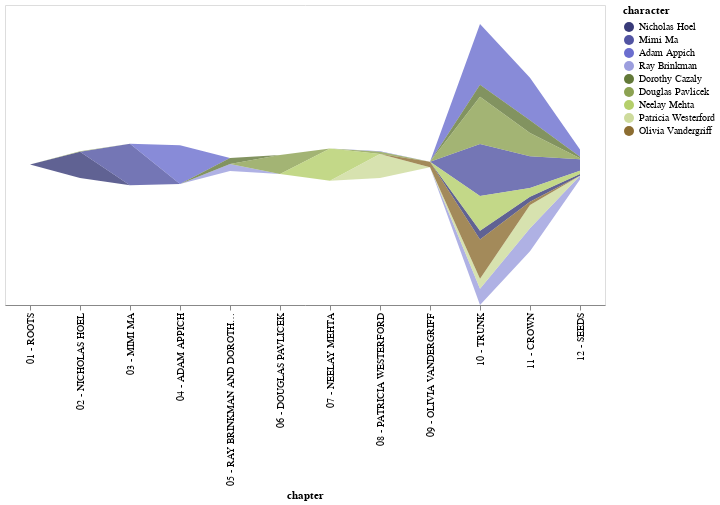

Here is the notebook cell this chart was saved with:
### Code cell
chart = alt.Chart(data).mark_area(fillOpacity=0.8).encode(
    alt.X('chapter'),
    alt.Y('count', stack='center', axis=None),
    alt.Color(
        'character',
        scale=alt.Scale(scheme='category20b'),
        sort=charcters
    ),
    tooltip=['character', 'chapter', 'count'],
).properties(height=300, width=600).interactive()

display(Markdown('## Characters references across chapters'))
display(chart)

### Figure 1 — Vega-Lite specification as saved in the notebook (floating-point values rounded to 4 significant figures)
{"$schema": "https://vega.github.io/schema/vega-lite/v3.3.0.json", "config": {"mark": {"tooltip": null}, "view": {"height": 300, "width": 400}}, "data": {"name": "data-a9307deaa8834eeec01d986a0785e769"}, "datasets": {"data-a9307deaa8834eeec01d986a0785e769": [{"chapter": "01 - ROOTS", "character": "Nicholas Hoel", "count": 0}, {"chapter": "01 - ROOTS", "character": "Mimi Ma", "count": 0}, {"chapter": "01 - ROOTS", "character": "Adam Appich", "count": 0}, {"chapter": "01 - ROOTS", "character": "Ray Brinkman", "count": 0}, {"chapter": "01 - ROOTS", "character": "Dorothy Cazaly", "count": 0}, {"chapter": "01 - ROOTS", "character": "Douglas Pavlicek", "count": 0}, {"chapter": "01 - ROOTS", "character": "Neelay Mehta", "count": 0}, {"chapter": "01 - ROOTS", "character": "Patricia Westerford", "count": 0}, {"chapter": "01 - ROOTS", "character": "Olivia Vandergriff", "count": 0}, {"chapter": "02 - NICHOLAS HOEL", "character": "Nicholas Hoel", "count": 48}, {"chapter": "02 - NICHOLAS HOEL", "character": "Mimi Ma", "count": 0}, {"chapter": "02 - NICHOLAS HOEL", "character": "Adam Appich", "count": 0}, {"chapter": "02 - NICHOLAS HOEL", "character": "Ray Brinkman", "count": 0}, {"chapter": "02 - NICHOLAS HOEL", "character": "Dorothy Cazaly", "count": 0}, {"chapter": "02 - NICHOLAS HOEL", "character": "Douglas Pavlicek", "count": 1}, {"chapter": "02 - NICHOLAS HOEL", "character": "Neelay Mehta", "count": 0}, {"chapter": "02 - NICHOLAS HOEL", "character": "Patricia Westerford", "count": 0}, {"chapter": "02 - NICHOLAS HOEL", "character": "Olivia Vandergriff", "count": 0}, {"chapter": "03 - MIMI MA", "character": "Nicholas Hoel", "count": 0}, {"chapter": "03 - MIMI MA", "character": "Mimi Ma", "count": 76}, {"chapter": "03 - MIMI MA", "character": "Adam Appich", "count": 0}, {"chapter": "03 - MIMI MA", "character": "Ray Brinkman", "count": 0}, {"chapter": "03 - MIMI MA", "character": "Dorothy Cazaly", "count": 0}, {"chapter": "03 - MIMI MA", "character": "Douglas Pavlicek", "count": 0}, {"chapter": "03 - MIMI MA", "character": "Neelay Mehta", "count": 0}, {"chapter": "03 - MIMI MA", "character": "Patricia Westerford", "count": 0}, {"chapter": "03 - MIMI MA", "character": "Olivia Vandergriff", "count": 0}, {"chapter": "04 - ADAM APPICH", "character": "Nicholas Hoel", "count": 0}, {"chapter": "04 - ADAM APPICH", "character": "Mimi Ma", "count": 0}, {"chapter": "04 - ADAM APPICH", "character": "Adam Appich", "count": 71}, {"chapter": "04 - ADAM APPICH", "character": "Ray Brinkman", "count": 0}, {"chapter": "04 - ADAM APPICH", "character": "Dorothy Cazaly", "count": 0}, {"chapter": "04 - ADAM APPICH", "character": "Douglas Pavlicek", "count": 0}, {"chapter": "04 - ADAM APPICH", "character": "Neelay Mehta", "count": 0}, {"chapter": "04 - ADAM APPICH", "character": "Patricia Westerford", "count": 0}, {"chapter": "04 - ADAM APPICH", "character": "Olivia Vandergriff", "count": 0}, {"chapter": "05 - RAY BRINKMAN AND DOROTHY CAZALY", "character": "Nicholas Hoel", "count": 0}, {"chapter": "05 - RAY BRINKMAN AND DOROTHY CAZALY", "character": "Mimi Ma", "count": 0}, {"chapter": "05 - RAY BRINKMAN AND DOROTHY CAZALY", "character": "Adam Appich", "count": 0}, {"chapter": "05 - RAY BRINKMAN AND DOROTHY CAZALY", "character": "Ray Brinkman", "count": 13}, {"chapter": "05 - RAY BRINKMAN AND DOROTHY CAZALY", "character": "Dorothy Cazaly", "count": 11}, {"chapter": "05 - RAY BRINKMAN AND DOROTHY CAZALY", "character": "Douglas Pavlicek", "count": 0}, {"chapter": "05 - RAY BRINKMAN AND DOROTHY CAZALY", "character": "Neelay Mehta", "count": 0}, {"chapter": "05 - RAY BRINKMAN AND DOROTHY CAZALY", "character": "Patricia Westerford", "count": 0}, {"chapter": "05 - RAY BRINKMAN AND DOROTHY CAZALY", "character": "Olivia Vandergriff", "count": 0}, {"chapter": "06 - DOUGLAS PAVLICEK", "character": "Nicholas Hoel", "count": 0}, {"chapter": "06 - DOUGLAS PAVLICEK", "character": "Mimi Ma", "count": 0}, {"chapter": "06 - DOUGLAS PAVLICEK", "character": "Adam Appich", "count": 0}, {"chapter": "06 - DOUGLAS PAVLICEK", "character": "Ray Brinkman", "count": 0}, {"chapter": "06 - DOUGLAS PAVLICEK", "character": "Dorothy Cazaly", "count": 0}, {"chapter": "06 - DOUGLAS PAVLICEK", "character": "Douglas Pavlicek", "count": 35}, {"chapter": "06 - DOUGLAS PAVLICEK", "character": "Neelay Mehta", "count": 0}, {"chapter": "06 - DOUGLAS PAVLICEK", "character": "Patricia Westerford", "count": 0}, {"chapter": "06 - DOUGLAS PAVLICEK", "character": "Olivia Vandergriff", "count": 0}, {"chapter": "07 - NEELAY MEHTA", "character": "Nicholas Hoel", "count": 0}, {"chapter": "07 - NEELAY MEHTA", "character": "Mimi Ma", "count": 0}, {"chapter": "07 - NEELAY MEHTA", "character": "Adam Appich", "count": 0}, {"chapter": "07 - NEELAY MEHTA", "character": "Ray Brinkman", "count": 0}, {"chapter": "07 - NEELAY MEHTA", "character": "Dorothy Cazaly", "count": 0}, {"chapter": "07 - NEELAY MEHTA", "character": "Douglas Pavlicek", "count": 0}, {"chapter": "07 - NEELAY MEHTA", "character": "Neelay Mehta", "count": 59}, {"chapter": "07 - NEELAY MEHTA", "character": "Patricia Westerford", "count": 0}, {"chapter": "07 - NEELAY MEHTA", "character": "Olivia Vandergriff", "count": 0}, {"chapter": "08 - PATRICIA WESTERFORD", "character": "Nicholas Hoel", "count": 0}, {"chapter": "08 - PATRICIA WESTERFORD", "character": "Mimi Ma", "count": 0}, {"chapter": "08 - PATRICIA WESTERFORD", "character": "Adam Appich", "count": 1}, {"chapter": "08 - PATRICIA WESTERFORD", "character": "Ray Brinkman", "count": 0}, {"chapter": "08 - PATRICIA WESTERFORD", "character": "Dorothy Cazaly", "count": 0}, {"chapter": "08 - PATRICIA WESTERFORD", "character": "Douglas Pavlicek", "count": 4}, {"chapter": "08 - PATRICIA WESTERFORD", "character": "Neelay Mehta", "count": 0}, {"chapter": "08 - PATRICIA WESTERFORD", "character": "Patricia Westerford", "count": 44}, {"chapter": "08 - PATRICIA WESTERFORD", "character": "Olivia Vandergriff", "count": 0}, {"chapter": "09 - OLIVIA VANDERGRIFF", "character": "Nicholas Hoel", "count": 0}, {"chapter": "09 - OLIVIA VANDERGRIFF", "character": "Mimi Ma", "count": 0}, {"chapter": "09 - OLIVIA VANDERGRIFF", "character": "Adam Appich", "count": 0}, {"chapter": "09 - OLIVIA VANDERGRIFF", "character": "Ray Brinkman", "count": 0}, {"chapter": "09 - OLIVIA VANDERGRIFF", "character": "Dorothy Cazaly", "count": 0}, {"chapter": "09 - OLIVIA VANDERGRIFF", "character": "Douglas Pavlicek", "count": 0}, {"chapter": "09 - OLIVIA VANDERGRIFF", "character": "Neelay Mehta", "count": 0}, {"chapter": "09 - OLIVIA VANDERGRIFF", "character": "Patricia Westerford", "count": 0}, {"chapter": "09 - OLIVIA VANDERGRIFF", "character": "Olivia Vandergriff", "count": 10}, {"chapter": "10 - TRUNK", "character": "Nicholas Hoel", "count": 16}, {"chapter": "10 - TRUNK", "character": "Mimi Ma", "count": 95}, {"chapter": "10 - TRUNK", "character": "Adam Appich", "count": 111}, {"chapter": "10 - TRUNK", "character": "Ray Brinkman", "count": 30}, {"chapter": "10 - TRUNK", "character": "Dorothy Cazaly", "count": 22}, {"chapter": "10 - TRUNK", "character": "Douglas Pavlicek", "count": 87}, {"chapter": "10 - TRUNK", "character": "Neelay Mehta", "count": 64}, {"chapter": "10 - TRUNK", "character": "Patricia Westerford", "count": 18}, {"chapter": "10 - TRUNK", "character": "Olivia Vandergriff", "count": 72}, {"chapter": "11 - CROWN", "character": "Nicholas Hoel", "count": 9}, {"chapter": "11 - CROWN", "character": "Mimi Ma", "count": 58}, {"chapter": "11 - CROWN", "character": "Adam Appich", "count": 78}, {"chapter": "11 - CROWN", "character": "Ray Brinkman", "count": 42}, {"chapter": "11 - CROWN", "character": "Dorothy Cazaly", "count": 23}, {"chapter": "11 - CROWN", "character": "Douglas Pavlicek", "count": 43}, {"chapter": "11 - CROWN", "character": "Neelay Mehta", "count": 16}, {"chapter": "11 - CROWN", "character": "Patricia Westerford", "count": 43}, {"chapter": "11 - CROWN", "character": "Olivia Vandergriff", "count": 6}, {"chapter": "12 - SEEDS", "character": "Nicholas Hoel", "count": 3}, {"chapter": "12 - SEEDS", "character": "Mimi Ma", "count": 21}, {"chapter": "12 - SEEDS", "character": "Adam Appich", "count": 13}, {"chapter": "12 - SEEDS", "character": "Ray Brinkman", "count": 7}, {"chapter": "12 - SEEDS", "character": "Dorothy Cazaly", "count": 3}, {"chapter": "12 - SEEDS", "character": "Douglas Pavlicek", "count": 2}, {"chapter": "12 - SEEDS", "character": "Neelay Mehta", "count": 6}, {"chapter": "12 - SEEDS", "character": "Patricia Westerford", "count": 0}, {"chapter": "12 - SEEDS", "character": "Olivia Vandergriff", "count": 0}]}, "encoding": {"color": {"field": "character", "scale": {"scheme": "category20b"}, "sort": ["Nicholas Hoel", "Mimi Ma", "Adam Appich", "Ray Brinkman", "Dorothy Cazaly", "Douglas Pavlicek", "Neelay Mehta", "Patricia Westerford", "Olivia Vandergriff"], "type": "nominal"}, "tooltip": [{"field": "character", "type": "nominal"}, {"field": "chapter", "type": "nominal"}, {"field": "count", "type": "quantitative"}], "x": {"field": "chapter", "type": "nominal"}, "y": {"axis": null, "field": "count", "stack": "center", "type": "quantitative"}}, "height": 300, "mark": {"fillOpacity": 0.8, "type": "area"}, "selection": {"selector003": {"bind": "scales", "encodings": ["x", "y"], "mark": {"fill": "#333", "fillOpacity": 0.125, "stroke": "white"}, "on": "[mousedown, window:mouseup] > window:mousemove!", "resolve": "global", "translate": "[mousedown, window:mouseup] > window:mousemove!", "type": "interval", "zoom": "wheel!"}}, "width": 600}
